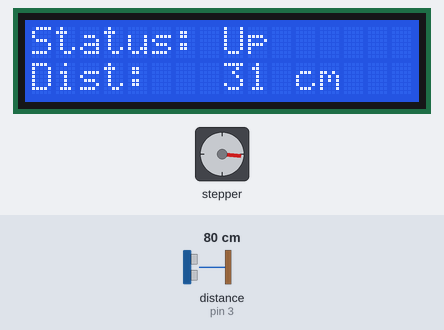
Bench run of a sketch on a simulated Arduino Uno, built with avr-gcc and run on an emulated ATmega328P. Parts: 16×2 character LCD, stepper motor. Inputs (shaded band) come from the test bench; at power-on: distance to the obstacle (sensor on pin 3) 80 cm. The echo pulse lasts 58.3 µs per cm; stepper angles assume 400 steps per turn; what the sketch prints to the serial monitor is not drawn.

Above: at 1.2 s.
1.3 s: distance to the obstacle (sensor on pin 3) set to 2 cm
At 1.99 s:
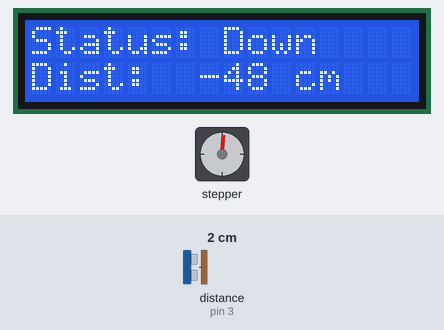
3.9 s: distance to the obstacle (sensor on pin 3) set to 47 cm
At 4.99 s:
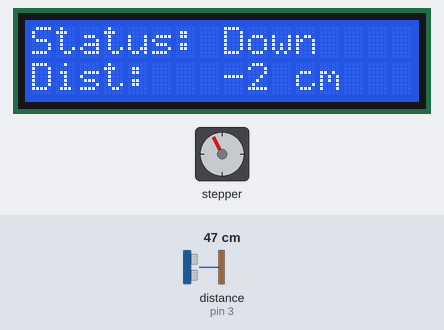
6.9 s: distance to the obstacle (sensor on pin 3) set to 52 cm
At 8.4 s:
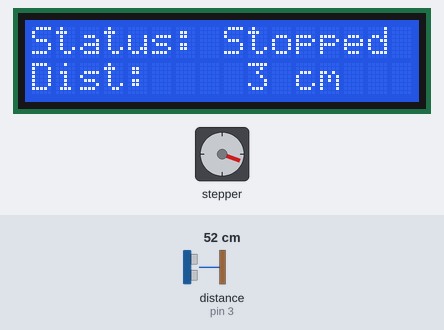
9.2 s: distance to the obstacle (sensor on pin 3) set to 38 cm
At 10.9 s:
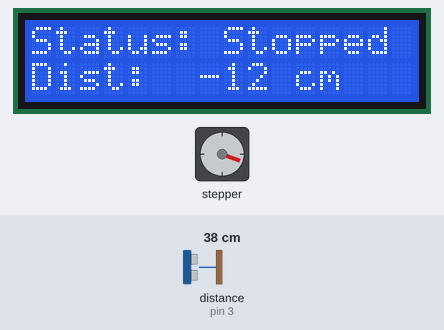
11.2 s: distance to the obstacle (sensor on pin 3) set to 32 cm
At 11.4 s:
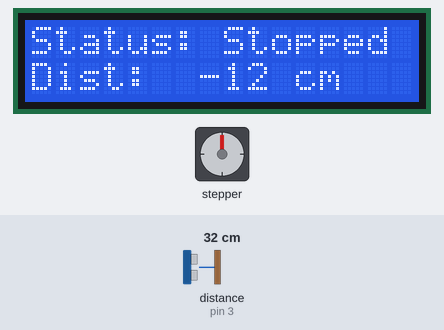
Timing chart, 0 to 39.1 s (numbered marks = the images above; inputs shaded):
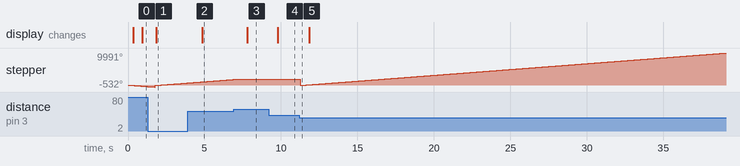

Measured:
- the behaviour switches between 49 and 50 cm on distance to the obstacle (sensor on pin 3) (found by bisection; images 2 and 3)
- the behaviour switches between 35 and 34 cm on distance to the obstacle (sensor on pin 3) (found by bisection; images 4 and 5)
- after the input at 1.3 s, the display: changes after 0.54 s (image 1)
- after the input at 3.9 s, the display: changes after 0.94 s (image 2)
- after the input at 6.9 s, the display: changes after 0.88 s (image 3)
- after the input at 9.2 s, the display: changes after 0.58 s (image 4)
- after the input at 11.2 s, stepper: turns 1910° counter-clockwise in 0.00 s, then 9991° clockwise in 27.8 s

The sketch:

Bilka.ino
```cpp
/*
 * Closed loop control of the take-up reel for the laser cutter
 *
 * This uses an external stepper connected on pins 8,9,10 and 11
 *
 * An ultrasonic sensor with the triggger on pin 5 and the echo on pin 6
 *
 * and a 16x2 LCD connected through i2c with SCL on A5 and SDA on A4
 *
 */

#include <TimerOne.h>
#include <NewPing.h>
#include <Wire.h>
#include <LiquidCrystal_I2C.h>
#include <AccelStepper.h>
#include <Wire.h>


#define TRIG_PIN 2
#define ECHO_PIN 3
#define ECHO_INT 0

void Timer1Callback(void);
void echoCheck();

#define TARGET_DIST 50	// how far in cm is the desired ZERO hight
#define LIMIT_DIST 15	// how much deviation from ZERO is ok

// init the ultra sonic library
NewPing sonar(TRIG_PIN, ECHO_PIN, 200);

// initialize the stepper library on pins 8 and 9
AccelStepper stepper(AccelStepper::DRIVER, 8, 9);

// Init the i2c LCD control at address 0x27
LiquidCrystal_I2C lcd(0x27,16,2);


const unsigned int pingSpeed = 250;	// How frequently are we going to send out a ping (in milliseconds).


// Manage LCD update speed relative to Ping Speed
const unsigned int displayUpdateSpeed = 1000;
const unsigned int numPingsPerDisplayInterval = displayUpdateSpeed / pingSpeed;
unsigned int numPingsSinceLastDisplay = 0;

unsigned long pingTimer = 0;	// Holds the next ping time.

uint8_t syncByte = 0;			// sync LCD callback and main loop

#define SPEED_RPS (1.125)					// 67.5 RPM
#define FULL_STEPS_PER_REV (200.0)			// This is a characteristic of the motor
#define DRIVER_MICROSTEP_FACTOR (2.0)		// We are half-stepping

#define ACCELERATION (3.0)					// Revs per sec^2

typedef enum
{
	MOTOR_NOT_RUNNING,
	MOTOR_RUNNING_UP,
	MOTOR_RUNNING_DOWN
} MotorStatus_t;


char motorStatusPrefix[] = "Status: ";

char const *motorStatusMsgs[] =
{
//   012345678901
	"Stopped",
	"Up     ",
	"Down   "
};

MotorStatus_t motorStatus = MOTOR_NOT_RUNNING;

char distString[32];


void DisplayMotorStatus(void) {
	// to the lcd in the top row
	lcd.setCursor(0,0);
	lcd.print(motorStatusPrefix);
	lcd.print(motorStatusMsgs[motorStatus]);

	// and out to the serial port
	Serial.println(motorStatusMsgs[motorStatus]);
}

void DisplaySecondLine(char* message) {
	// to the lcd in the bottom row
	lcd.setCursor(0,1);
	lcd.print(message);

	// and out to the serial port
	Serial.println(message);
}

// This is the callback fro the timer1 interrupt which we
// have set up to trigger every 100uS. When the run call
// has real work to do it delays quite a bit for the
// timing of the step for the motor so se shut off the
// interrupt and callback for the duration
void Timer1Callback(void) {
	Timer1.stop();
	stepper.run();
	Timer1.resume();
}


void setup() {
	// get serial port going
	Serial.begin (115200);

	// set stepper motor speed in steps per second
	stepper.setMaxSpeed(SPEED_RPS * FULL_STEPS_PER_REV * DRIVER_MICROSTEP_FACTOR);


	// Set Acceleration in steps per sec^2
	stepper.setAcceleration(ACCELERATION * FULL_STEPS_PER_REV * DRIVER_MICROSTEP_FACTOR);

	// Set up timer1 to trigger every 100 uS and
	// set the callback for when it occurs
	Timer1.initialize(100);
	Timer1.attachInterrupt(Timer1Callback); // blinkLED to run every 0.15 seconds

	// lcd init
	lcd.init();
	lcd.backlight();
}


void loop() {

	if (millis() >= pingTimer) {		// pingSpeed milliseconds since last ping, do another ping.
		pingTimer += pingSpeed;			// Set the next ping time.
		digitalWrite(12, HIGH);
		sonar.ping_timer(echoCheck);	// Send out the ping, calls "echoCheck" function every
										// 24uS where you can check the ping status.

	}

	// detemine if the sensor got a reading
	// then update the LCD
	if (syncByte) {
		syncByte = 0;

		// do we need to update the display
		if (++numPingsSinceLastDisplay >= numPingsPerDisplayInterval) {
			numPingsSinceLastDisplay = 0;
			DisplayMotorStatus();
			DisplaySecondLine(distString);
		}
	}

}


// Timer2 interrupt calls this function
// every 24uS where you can check the ping status.
void echoCheck() {
	long dist;

	if (sonar.check_timer()) {		// This is how you check to see if the ping was received.
		dist = sonar.ping_result / US_ROUNDTRIP_CM - TARGET_DIST;

		if ((motorStatus == MOTOR_RUNNING_UP) && (dist < 0)) {
			stepper.stop();
			motorStatus = MOTOR_NOT_RUNNING;
		}
		else if ((motorStatus == MOTOR_RUNNING_DOWN) && (dist > 0)) {
			stepper.stop();
			motorStatus = MOTOR_NOT_RUNNING;
		} else if ((dist > LIMIT_DIST) && (motorStatus != MOTOR_RUNNING_UP)) {
			stepper.setCurrentPosition(0);
			stepper.moveTo(-100000);
			motorStatus = MOTOR_RUNNING_UP;
		}
		else if ((dist < -LIMIT_DIST) && (motorStatus != MOTOR_RUNNING_DOWN)) {
			stepper.setCurrentPosition(0);
			stepper.moveTo(100000);
			motorStatus = MOTOR_RUNNING_DOWN;
		}

		// make a nice string to display that has the distance
		sprintf(distString, "Dist:  %3ld cm", dist);

		// all done, let the main loop know
		syncByte = 1;
	}
}
```
